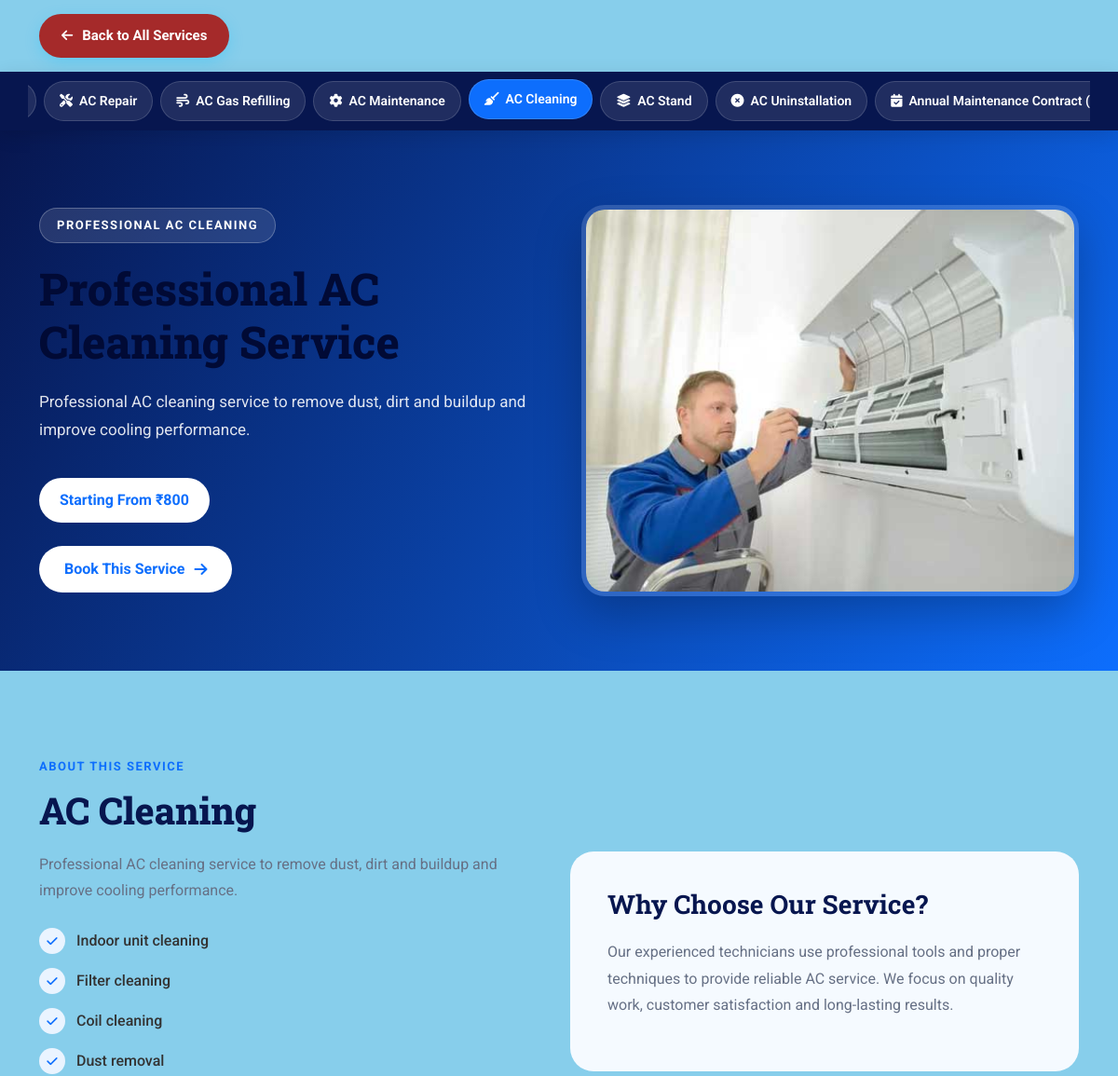
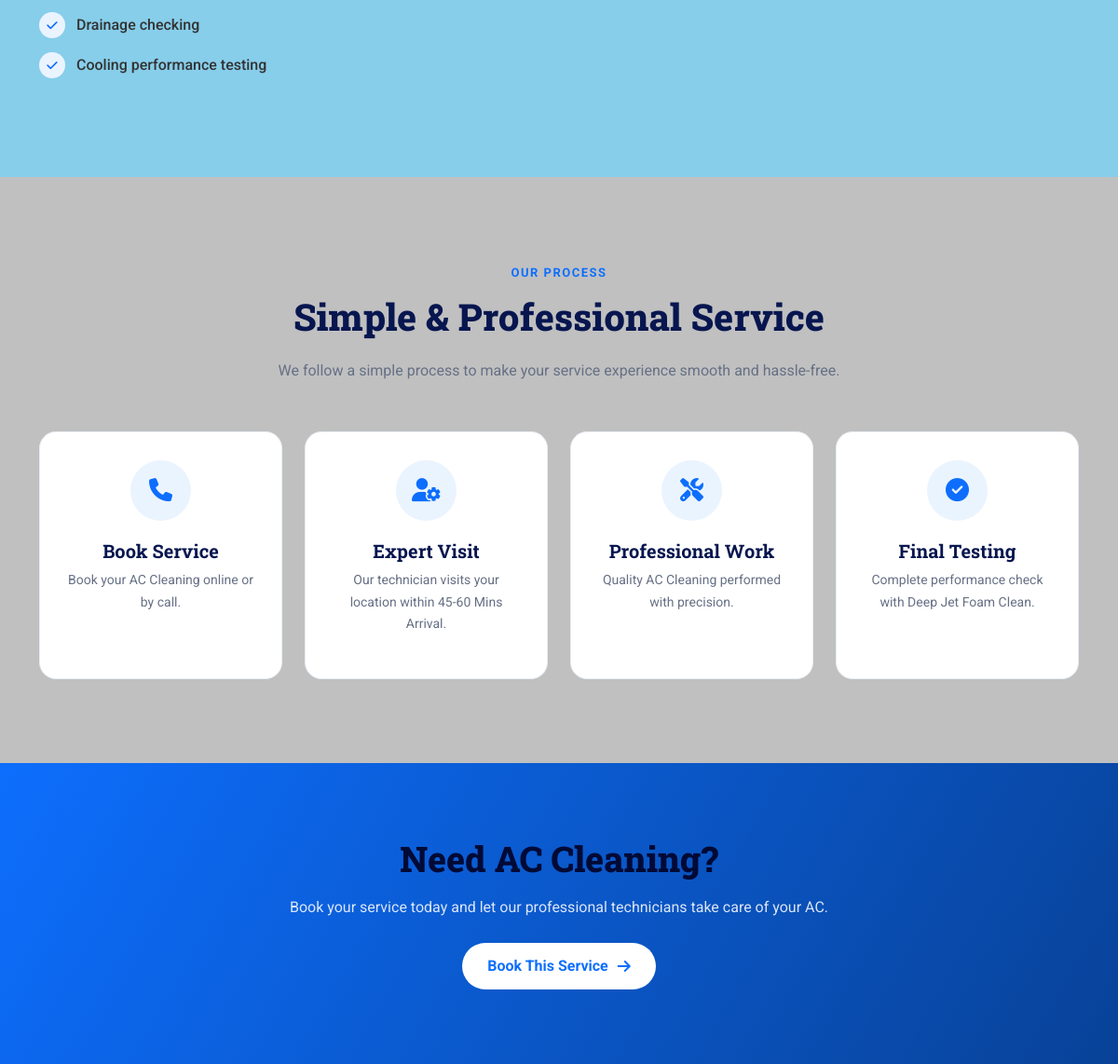
/all_services/service.php?service=ac_cleaning, run on the app's committed database (2 pictures, top to bottom).
### tables this page shows
CREATE TABLE IF NOT EXISTS `services` (
  `id` int(11) NOT NULL AUTO_INCREMENT,
  `slug` varchar(100) NOT NULL,
  `name` varchar(255) NOT NULL,
  `badge` varchar(255) NOT NULL DEFAULT 'PROFESSIONAL AC SERVICE',
  `title` varchar(255) NOT NULL,
  `image` varchar(255) NOT NULL DEFAULT 'img/installation.jpg',
  `icon` varchar(255) NOT NULL DEFAULT 'img/icon/icon-01-light.png',
  `price` decimal(10,2) NOT NULL DEFAULT 0.00,
  `price_text` varchar(100) NOT NULL DEFAULT '',
  `short_desc` text NOT NULL,
  `description` text NOT NULL,
  `features` text DEFAULT NULL,
  `estimated_time` varchar(100) NOT NULL DEFAULT '60 Mins Arrival',
  `warranty` varchar(100) NOT NULL DEFAULT '30 Days Guarantee',
  `display_order` int(11) NOT NULL DEFAULT 0,
  `is_active` tinyint(1) NOT NULL DEFAULT 1,
  `created_at` timestamp NOT NULL DEFAULT current_timestamp(),
  `updated_at` timestamp NOT NULL DEFAULT current_timestamp() ON UPDATE current_timestamp(),
  PRIMARY KEY (`id`),
  UNIQUE KEY `slug` (`slug`)
);

### all_services/service.php (the view, shortened to what this page needs)
<?php
require_once '../includes/config.php';
$service_key = $_GET['service'] ?? 'ac_installation';
$services = [];
$db_services_query = mysqli_query($conn, "SELECT * FROM services WHERE is_active = 1 ORDER BY display_order ASC, id ASC");
if ($db_services_query && mysqli_num_rows($db_services_query) > 0) {
    while ($row = mysqli_fetch_assoc($db_services_query)) {
        $slug = $row['slug'];
        $img_src = $row['image'];
        if (strpos($img_src, 'http') !== 0 && strpos($img_src, '../') !== 0) {
            $img_src = '../' . $img_src;
        }
        $price_disp = !empty($row['price_text']) ? $row['price_text'] : ('Starting From ₹' . number_format($row['price'], 0));
        $raw_features = $row['features'] ?? '';
        $features_list = [];
        if (!empty($raw_features)) {
            $json_f = json_decode($raw_features, true);
            if (is_array($json_f)) {
                $features_list = $json_f;
            } else {
                $lines = explode("\n", $raw_features);
                foreach ($lines as $ln) {
                    $trimmed = trim($ln, " \t\n\r\0\x0B-•*");
                    if (!empty($trimmed)) {
                        $features_list[] = $trimmed;
                    }
                }
            }
        }
        $process_list = [
            ['icon' => 'fa-phone', 'title' => 'Book Service', 'text' => 'Book your ' . $row['name'] . ' online or by call.'],
            ['icon' => 'fa-user-cog', 'title' => 'Expert Visit', 'text' => 'Our technician visits your location within ' . (!empty($row['estimated_time']) ? $row['estimated_time'] : '60 Mins') . '.'],
            ['icon' => 'fa-tools', 'title' => 'Professional Work', 'text' => 'Quality ' . $row['name'] . ' performed with precision.'],
            ['icon' => 'fa-check-circle', 'title' => 'Final Testing', 'text' => 'Complete performance check with ' . (!empty($row['warranty']) ? $row['warranty'] : 'warranty guarantee') . '.']
        ];
        $services[$slug] = [
            'id' => $row['id'],
            'slug' => $slug,
            'name' => $row['name'],
            'badge' => !empty($row['badge']) ? $row['badge'] : 'PROFESSIONAL AC SERVICE',
            'title' => !empty($row['title']) ? $row['title'] : ('Professional ' . $row['name'] . ' Service'),
            'image' => $img_src,
            'icon' => $row['icon'],
            'price' => $price_disp,
            'raw_price' => (float)$row['price'],
            'description' => $row['description'],
            'short' => $row['short_desc'],
            'features' => $features_list,
            'process' => $process_list,
            'estimated_time' => $row['estimated_time'],
            'warranty' => $row['warranty']
        ];
    }
}
$service = $services[$service_key];
?>
<!DOCTYPE html>
<html lang="en">
<head>
<link href="../css/bootstrap.min.css" rel="stylesheet">
<link
href="https://cdnjs.cloudflare.com/ajax/libs/font-awesome/6.6.0/css/all.min.css"
rel="stylesheet"
>
</head>
<body>
<div class="back-service-wrapper">
    <div class="container">
        <a
            href="../services.php"
            class="back-service-btn"
        >
            <i class="fas fa-arrow-left"></i>
            Back to All Services
        </a>
    </div>
</div>
<nav class="service-navbar">
<div class="container">
<?php foreach ($services as $key => $navService): ?>
<a
    href="service.php?service=<?php echo urlencode($key); ?>"
    class="service-nav-btn <?php echo ($key === $service_key) ? 'active' : ''; ?>"
>
<?php
$icons = [
    'ac_installation' => 'fa-snowflake',
    'ac_pipe' => 'fa-circle',
    'ac_insulation' => 'fa-shield-halved',
    'ac_tape' => 'fa-tape',
    'ac_cable' => 'fa-bolt',
    'ac_repair' => 'fa-tools',
    'ac_gas' => 'fa-wind',
    'ac_maintenance' => 'fa-cog',
    'ac_cleaning' => 'fa-broom',
    'ac_stand' => 'fa-layer-group',
    'ac_uninstallation' => 'fa-times-circle',
    'ac_amc' => 'fa-calendar-check'
];
?>
<i class="fas <?php echo isset($icons[$key]) ? $icons[$key] : 'fa-tools'; ?>"></i>
<?php echo htmlspecialchars($navService['name']); ?>
</a>
<?php endforeach; ?>
</div>
</nav>
<section class="service-hero">
<div class="container">
<div class="row align-items-center g-5">
<div class="col-lg-6">
<span class="service-badge">
<?php echo htmlspecialchars($service['badge']); ?>
</span>
<h1>
<?php echo htmlspecialchars($service['title']); ?>
</h1>
<p>
<?php echo htmlspecialchars($service['description']); ?>
</p>
<span class="service-price">
<?php echo htmlspecialchars($service['price']); ?>
</span>
<br>
<button
    type="button"
    class="book-button"
    onclick="handleBooking()"
>
Book This Service
<i class="fas fa-arrow-right"></i>
</button>
</div>
<div class="col-lg-6">
<img
    src="<?php echo htmlspecialchars($service['image']); ?>"
    alt="<?php echo htmlspecialchars($service['name']); ?>"
    class="service-hero-image"
>
</div>
</div>
</div>
</section>
<section class="service-about">
<div class="container">
<div class="row align-items-center">
<div class="col-lg-6">
<span class="section-badge">
ABOUT THIS SERVICE
</span>
<h2 class="section-title">
<?php echo htmlspecialchars($service['name']); ?>
</h2>
<p class="section-text">
<?php echo htmlspecialchars($service['description']); ?>
</p>
<ul class="feature-list">
<?php foreach ($service['features'] as $feature): ?>
<li>
<i class="fas fa-check"></i>
<?php echo htmlspecialchars($feature); ?>
</li>
<?php endforeach; ?>
</ul>
</div>
<div class="col-lg-6 mt-5 mt-lg-0">
<div
style="
background:#f5faff;
padding:40px;
border-radius:25px;
"
>
<h3
style="
color:#07164f;
font-family:'Roboto Slab';
font-weight:700;
margin-bottom:20px;
"
>
Why Choose Our Service?
</h3>
<p class="section-text">
Our experienced technicians use professional
tools and proper techniques to provide reliable
AC service. We focus on quality work,
customer satisfaction and long-lasting results.
</p>
</div>
</div>
</div>
</div>
</section>
<section class="process-section">
<div class="container">
<div class="process-heading">
<span class="section-badge">
OUR PROCESS
</span>
<h2 class="section-title">
Simple & Professional Service
</h2>
<p class="section-text">
We follow a simple process to make your
service experience smooth and hassle-free.
</p>
</div>
<div class="row g-4">
<?php foreach ($service['process'] as $process): ?>
<div class="col-lg-3 col-md-6">
<div class="process-card">
<div class="process-icon">
<i class="fas <?php echo htmlspecialchars($process['icon']); ?>"></i>
</div>
<h4>
<?php echo htmlspecialchars($process['title']); ?>
</h4>
<p>
<?php echo htmlspecialchars($process['text']); ?>
</p>
</div>
</div>
<?php endforeach; ?>
</div>
</div>
</section>
<section class="service-cta">
<div class="container">
<h2>
Need
<?php echo htmlspecialchars($service['name']); ?>?
</h2>
<p>
Book your service today and let our
professional technicians take care of your AC.
</p>
<button
    type="button"
    class="book-button"
    onclick="handleBooking()"
>
Book This Service
<i class="fas fa-arrow-right"></i>
</button>
</div>
</section>
</body>
</html>

### all_services/service.php (style rules this page uses)
:root { --primary:#0d6efd; --dark:#07164f; --light:#f5faff; --text:#667085; }
* { box-sizing:border-box; }
body { margin:0; font-family:'Roboto',sans-serif; background:#fff; color:#222; }
.back-service-wrapper { background: skyblue; padding: 15px 0; }
.back-service-btn { display: inline-flex; align-items: center; gap: 10px; padding: 12px 24px; background: brown; color: #ffffff; border-radius: 30px; text-decoration: none; font-size: 15px; font-weight: 700; box-shadow: 0 5px 15px rgba(0,191,255,0.25); transition: all 0.3s ease; }
.back-service-btn i { font-size: 14px; }
.service-navbar { width:100%; background:#07164f; box-shadow:0 5px 20px rgba(0,0,0,.12); position:sticky; top:0; z-index:9999; }
.service-navbar .container { display:flex; align-items:center; gap:8px; overflow-x:auto; flex-wrap:nowrap; -webkit-overflow-scrolling:touch; padding-top:10px; padding-bottom:10px; scroll-behavior: smooth; scrollbar-width: thin; }
.service-nav-btn { flex:0 0 auto; display:inline-flex; align-items:center; gap:7px; padding:10px 16px; border-radius:30px; background:rgba(255,255,255,.10); color:#fff; text-decoration:none; font-size:14px; font-weight:600; border:1px solid rgba(255,255,255,.15); transition:.3s; }
.service-nav-btn:hover, .service-nav-btn.active { background:#0d6efd; color:#fff; transform:translateY(-2px); }
.service-hero { background:linear-gradient(120deg,#07164f,#0d6efd); padding:80px 0; color:#fff; }
.service-badge { display:inline-block; padding:8px 18px; border-radius:50px; background:rgba(255,255,255,.12); border:1px solid rgba(255,255,255,.25); font-size:13px; font-weight:700; letter-spacing:1.5px; margin-bottom:20px; }
.service-hero h1 { font-family:'Roboto Slab',serif; font-size:48px; font-weight:800; line-height:1.2; margin-bottom:20px; }
.service-hero p { font-size:17px; line-height:1.8; color:rgba(255,255,255,.88); max-width:650px; }
.service-price { display:inline-block; margin-top:20px; background:#fff; color:#0d6efd; padding:12px 22px; border-radius:50px; font-weight:700; }
.service-hero-image { width:100%; height:420px; object-fit:cover; border-radius:25px; border:5px solid rgba(255,255,255,.15); box-shadow:0 20px 50px rgba(0,0,0,.25); }
.service-about { padding:90px 0; background:skyblue; }
.section-badge { color:var(--primary); font-size:13px; font-weight:700; letter-spacing:1.5px; }
.section-title { color:var(--dark); font-family:'Roboto Slab',serif; font-size:40px; font-weight:800; margin:12px 0 20px; }
.section-text { color:var(--text); font-size:16px; line-height:1.8; }
.feature-list { margin-top:25px; padding:0; list-style:none; }
.feature-list li { display:flex; align-items:center; gap:12px; margin-bottom:15px; color:#333; font-weight:500; }
.feature-list i { width:28px; height:28px; display:flex; align-items:center; justify-content:center; background:#eaf4ff; color:var(--primary); border-radius:50%; font-size:13px; }
.process-section { padding:90px 0; background:silver; }
.process-heading { text-align:center; max-width:700px; margin:0 auto 50px; }
.process-card { background:#fff; padding:30px 25px; height:100%; border-radius:18px; border:1px solid #e8eef6; text-align:center; transition:.3s; }
.process-icon { width:65px; height:65px; margin:0 auto 20px; display:flex; align-items:center; justify-content:center; border-radius:50%; background:#eaf4ff; color:var(--primary); font-size:25px; }
.process-card h4 { font-family:'Roboto Slab',serif; color:var(--dark); font-weight:700; font-size:20px; }
.process-card p { color:var(--text); font-size:14px; line-height:1.7; }
.service-cta { padding:80px 20px; background:linear-gradient(120deg,#0d6efd,#084298); text-align:center; color:#fff; }
.service-cta h2 { font-family:'Roboto Slab',serif; font-size:38px; font-weight:800; margin-bottom:15px; }
.service-cta p { max-width:650px; margin:0 auto; color:rgba(255,255,255,.85); line-height:1.7; }
.book-button { display:inline-flex; align-items:center; justify-content:center; gap:10px; margin-top:25px; padding:13px 27px; border-radius:50px; background:#fff; color:#0d6efd; text-decoration:none; font-weight:700; border:none; cursor:pointer; transition:.3s; }

### data on the page
services: name "AC Repair"
services: name "AC Gas Refilling"
services: name "AC Maintenance"
services: name "AC Cleaning", badge "PROFESSIONAL AC CLEANING", title "Professional AC Cleaning Service", description "Professional AC cleaning service to remove dust, dirt and buildup and improve cooling performance.", price_text "Starting From ₹800"
services: name "AC Stand"
services: name "AC Uninstallation"
services: name "Annual Maintenance Contract…"

### other printed values
$feature "Indoor unit cleaning"
$feature "Filter cleaning"
$feature "Coil cleaning"
$feature "Dust removal"
$feature "Drainage checking"
$feature "Cooling performance testing"
$process['title'] "Book Service"
$process['text'] "Book your AC Cleaning online or by call."
$process['title'] "Expert Visit"
$process['text'] "Our technician visits your location within 45-60 Mins Arrival."
$process['title'] "Professional Work"
$process['text'] "Quality AC Cleaning performed with precision."
$process['title'] "Final Testing"
$process['text'] "Complete performance check with Deep Jet Foam Clean."
